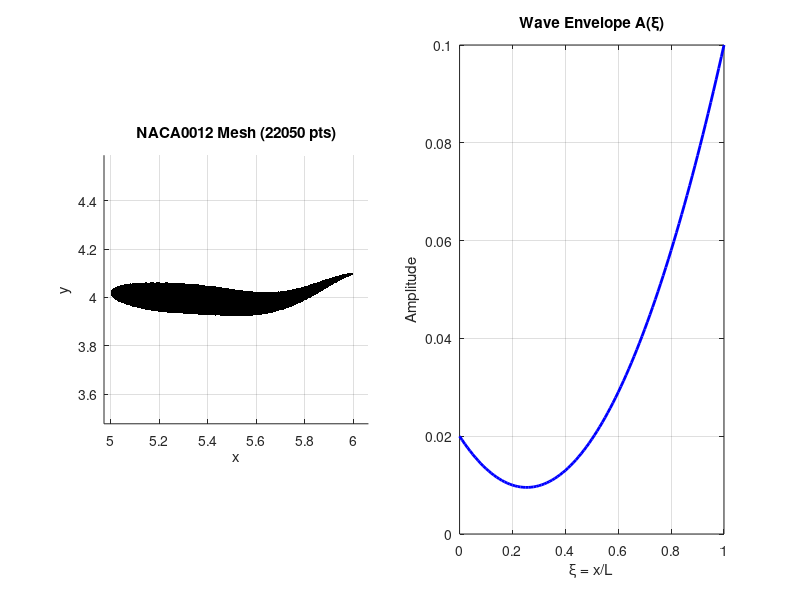

MATLAB code for this plot:
%% =====================================================================
%% IBAMR NACA0012 Traveling Wavy Foil - Simplified
%% Based on: Dong & Lu (2007) - Single wavy foil
%% FIG. 2. Time-dependent drag and lateral force coefficients during one cycle
%% for flow over a single traveling wavy foil at c=2.0.
%% =====================================================================
clear; clc; close all;

%% =====================================================================
%% SECTION 1: DOMAIN AND GRID (MUST MATCH input2d EXACTLY!)
%% =====================================================================
% These parameters MUST match your input2d file
MAX_LEVELS = 3;      % Number of AMR levels
REF_RATIO  = 4;      % Refinement ratio between levels
N = 256;             % Coarsest grid resolution

Lx = 16.0;           % Domain length
Ly = 8.0;            % Domain height

% Finest grid spacing (calculated automatically)
Nx = 2*N*REF_RATIO^(MAX_LEVELS-1);
Ny = N*REF_RATIO^(MAX_LEVELS-1);
dx = Lx/Nx;
dy = Ly/Ny;

fprintf('Finest mesh: dx = dy = %.8f\n', dx);

%% =====================================================================
%% SECTION 2: FOIL GEOMETRY (USER-DEFINED)
%% =====================================================================
% Modify these to position your foil
L = 1.0;             % Chord length (reference length scale)
x_LE = 5.0;          % Leading edge x-position
y_LE = 4.0;          % Leading edge y-position (centerline)
t_max = 0.12 * L;    % NACA0012 max thickness (12% of chord)

%% =====================================================================
%% SECTION 3: TRAVELING WAVE PARAMETERS (USER-DEFINED)
%% =====================================================================
% Modify these to change swimming kinematics
% Based on Dong & Lu (2007), Figure 2 parameters:

c = 2.0;             % Phase speed (wave propagation speed)
lambda = 1.0;        % Wavelength (spatial period of wave)

% Amplitude envelope coefficients: A(xi) = a0 + a1*xi + a2*xi^2
% where xi = x/L (normalized coordinate from 0 to 1)
a0 = 0.02;           % Constant amplitude term
a1 = -0.0825;        % Linear amplitude term
a2 = 0.1625;         % Quadratic amplitude term

% Computed parameters (do not modify)
k = 2*pi/lambda;     % Wave number
omega = k*c;         % Angular frequency

%% =====================================================================
%% SECTION 4: MESH GENERATION (AUTOMATIC - DO NOT MODIFY)
%% =====================================================================

% Discretization
BodyNx = ceil(L/dx);

% Generate mesh
NumMatPoints = 0;
Coord = cell(BodyNx, 2);

for i = 1:BodyNx
    x = (i-1)*dx;
    xi = x/L;
    
    % Amplitude and midline at t=0
    A_xi = a0 + a1*xi + a2*xi^2;
    y_mid = A_xi * cos(k*x);
    
    % NACA0012 thickness distribution
    thickness = 0.2969*sqrt(xi) - 0.1260*xi - 0.3516*xi^2 ...
              + 0.2843*xi^3 - 0.1015*xi^4;
    height = (t_max/0.2) * thickness;
    
    % Points across thickness
    NumPoints = ceil(height/dy);
    
    xcoord = [];
    ycoord = [];
    
    for j = 1:NumPoints
        % Upper surface
        xcoord(j) = x + x_LE;
        ycoord(j) = y_mid + y_LE + (j-1)*dy;
        
        % Lower surface
        xcoord(NumPoints+j) = x + x_LE;
        ycoord(NumPoints+j) = y_mid + y_LE - j*dy;
        
        NumMatPoints = NumMatPoints + 2;
    end
    
    Coord{i,1} = xcoord;
    Coord{i,2} = ycoord;
end

fprintf('Generated %d material points\n', NumMatPoints);

%% =====================================================================
%% SECTION 5: OUTPUT VERTEX FILE (USER CAN CHANGE FILENAME)
%% =====================================================================
filename = 'nacafish1bot.vertex';  % Change filename if desired

fid = fopen(filename, 'w');
fprintf(fid, '%d\n', NumMatPoints);
for i = 1:BodyNx
    for j = 1:length(Coord{i,1})
        fprintf(fid, '%.10f\t%.10f\n', Coord{i,1}(j), Coord{i,2}(j));
    end
end
fclose(fid);
fprintf('Written: %s\n', filename);

%% =====================================================================
%% SECTION 6: TIMESTEP STABILITY CHECK (AUTOMATIC)
%% =====================================================================
A_max = max(abs(a0 + a1*(0:0.01:1) + a2*(0:0.01:1).^2));
v_max = omega * A_max;
dt_safe = 0.25 * dx / v_max;

fprintf('\nTimestep stability:\n');
fprintf('  Max velocity = %.6f\n', v_max);
fprintf('  Safe DT_MAX <= %.6e\n', dt_safe);

%% =====================================================================
%% SECTION 7: GENERATE input2d STRINGS (COPY TO YOUR input2d FILE)
%% =====================================================================
fprintf('\n=== COPY TO input2d ===\n\n');

amp_str = sprintf('(%.6f + %.6f*X_0 + %.6f*X_0*X_0)', a0, a1, a2);
wave_arg = sprintf('%.6f*X_0 - %.6f*T', k, omega);

fprintf('body_shape_equation = "%s * cos(%s)"\n\n', amp_str, wave_arg);
fprintf('deformation_velocity_function_0 = "%.6f * %s * sin(%s) * N_0"\n\n', omega, amp_str, wave_arg);
fprintf('deformation_velocity_function_1 = "%.6f * %s * sin(%s) * N_1"\n\n', omega, amp_str, wave_arg);

%% =====================================================================
%% SECTION 8: VISUALIZATION (AUTOMATIC)
%% =====================================================================
figure('Position', [100 100 1200 500]);

subplot(1,2,1);
xlim([4.972 6.063])
ylim([3.479 4.587])
hold on;
for i = 1:BodyNx
    plot(Coord{i,1}, Coord{i,2}, 'k.', 'MarkerSize', 1);
end
axis equal; grid on;
xlabel('x'); ylabel('y');
title(sprintf('NACA0012 Mesh (%d pts)', NumMatPoints));

subplot(1,2,2);
xi_plot = 0:0.01:1;
A_plot = a0 + a1*xi_plot + a2*xi_plot.^2;
plot(xi_plot, A_plot, 'b-', 'LineWidth', 2);
grid on;
xlabel('\xi = x/L'); ylabel('Amplitude');
title('Wave Envelope A(\xi)');

fprintf('\n======================\n');
